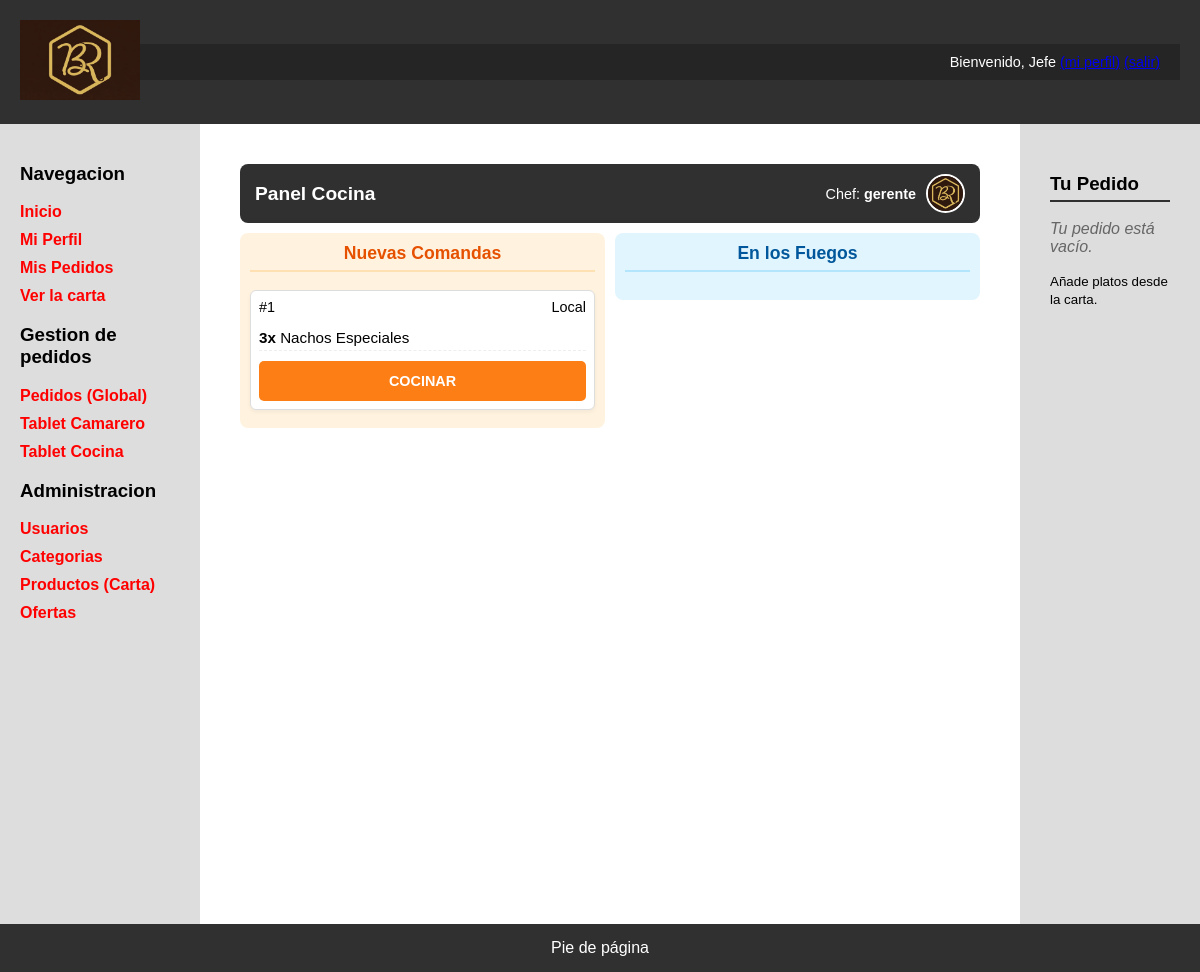
The app's page /tablet_cocina.php (signed in), older data.
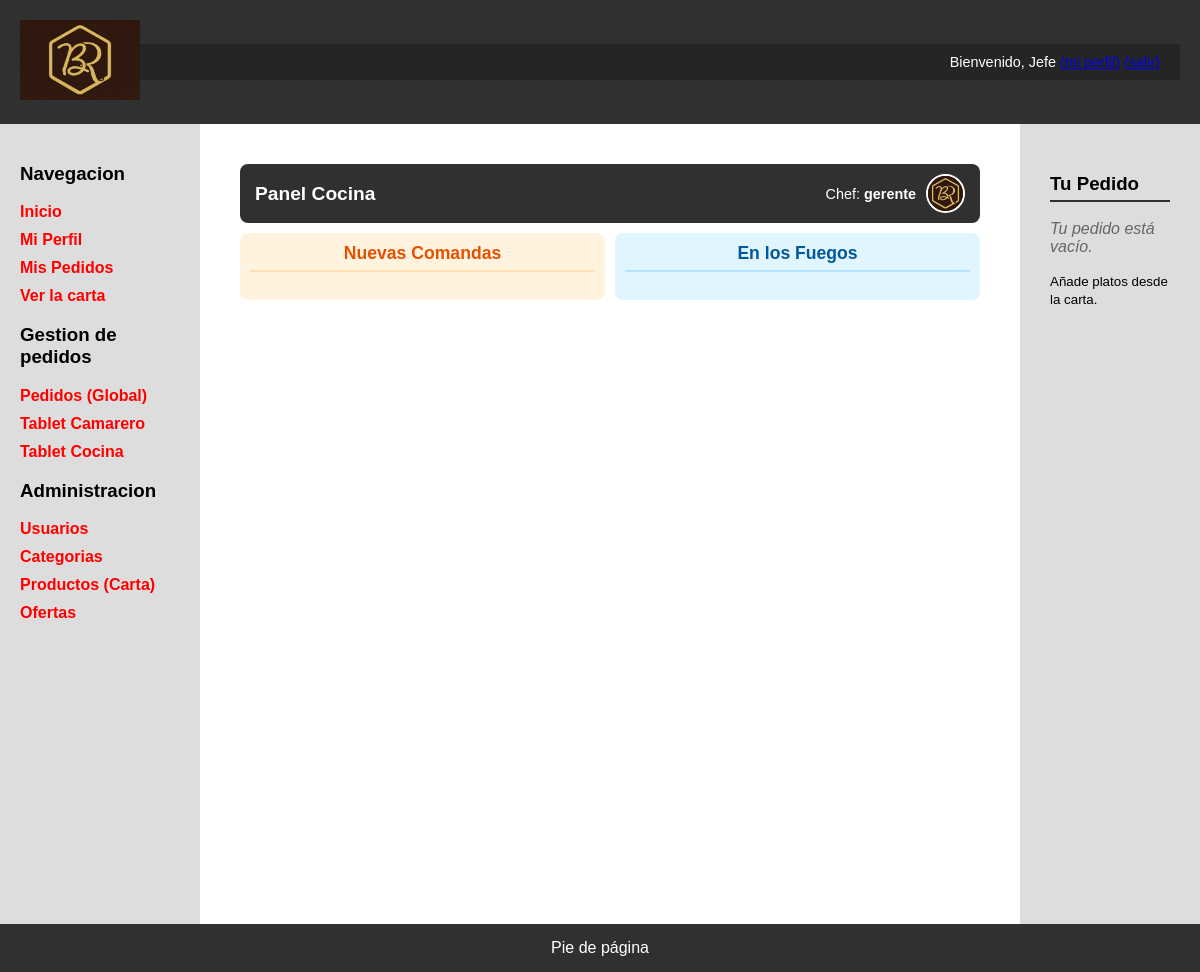
The same page, newer data.
### tables this page shows
CREATE TABLE `pedidos` (
  `id` int(11) NOT NULL,
  `id_usuario` int(11) NOT NULL,
  `numero_pedido` int(11) NOT NULL,
  `fecha` datetime DEFAULT current_timestamp(),
  `estado` enum('Recibido','En preparacion','Cocinando','Listo cocina','Terminado','Entregado','Cancelado') NOT NULL DEFAULT 'Recibido',
  `tipo` enum('Local','Llevar') NOT NULL,
  `total` decimal(10,2) NOT NULL DEFAULT 0.00,
  `id_cocinero` int(11) DEFAULT NULL
);

CREATE TABLE `pedidos_productos` (
  `id_pedido` int(11) NOT NULL,
  `id_producto` int(11) NOT NULL,
  `cantidad` int(11) NOT NULL DEFAULT 1,
  `precio_unitario` decimal(10,2) NOT NULL,
  `iva` int(11) NOT NULL,
  `estado` enum('Recibido','En preparacion','Cocinando','Listo cocina','Terminado','Entregado','Cancelado') NOT NULL DEFAULT 'En preparacion'
);

CREATE TABLE `productos` (
  `id` int(11) NOT NULL,
  `id_categoria` int(11) NOT NULL,
  `nombre` varchar(100) NOT NULL,
  `descripcion` text DEFAULT NULL,
  `precio_base` decimal(10,2) NOT NULL,
  `iva` int(11) NOT NULL DEFAULT 10,
  `disponible` tinyint(1) NOT NULL DEFAULT 1,
  `ofertado` tinyint(1) NOT NULL DEFAULT 1,
  `imagen` varchar(255) DEFAULT 'prod_default.png'
);

### includes/clases/Aplicacion.php (called while the page is built, shortened)
<?php
class Aplicacion
{
	private $bdDatosConexion;
	private $inicializada = false;
	private $conn;
	public function init($bdDatosConexion)
	{
		if (!$this->inicializada) {
			$this->bdDatosConexion = $bdDatosConexion;
			$this->inicializada = true;
		}
	}
	public function getConexionBd()
	{
		if (!$this->conn) {
			$bdHost = $this->bdDatosConexion['host'];
			$bdUser = $this->bdDatosConexion['user'];
			$bdPass = $this->bdDatosConexion['pass'];
			$bd = $this->bdDatosConexion['bd'];
			$conn = new \mysqli($bdHost, $bdUser, $bdPass, $bd);
			$this->conn = $conn;
		}
		return $this->conn;
	}
	public function ejecutarConsultaBd($sql, $tipos = null, ...$parametros)
	{
		$conn = $this->getConexionBd();
		$stmt = $conn->prepare($sql);
		if ($tipos && !empty($parametros)) {
			$stmt->bind_param($tipos, ...$parametros);
		}
		if (!$stmt->execute()) {
			echo "Error al ejecutar la consulta ({$stmt->errno}): {$stmt->error}";
			exit();
		}
		return $stmt;
	}
}

### includes/clases/pedidos/Pedido.php (called while the page is built, shortened)
<?php
class Pedido
{
    public static function porEstados(array $estados): array
    {
        $placeholders = implode(',', array_fill(0, count($estados), '?'));
        $tipos = str_repeat('s', count($estados));
        $queryPedidos = "SELECT * FROM pedidos
                         WHERE estado IN ($placeholders)
                         ORDER BY fecha ASC";
        $rs = Aplicacion::getInstance()->ejecutarConsultaBd($queryPedidos, $tipos, ...$estados)->get_result();
        $pedidos = [];
        if ($rs) {
            while ($fila = $rs->fetch_assoc()) {
                $pedidos[] = $fila;
            }
        }
        return $pedidos;
    }
    public static function detallesPedidos(array $idsPedidos): array
    {
        $idsPedidos = array_values(array_map('intval', $idsPedidos));
        $placeholders = implode(',', array_fill(0, count($idsPedidos), '?'));
        $tipos = str_repeat('i', count($idsPedidos));
        $queryProductosPedidos = "SELECT pp.id_pedido, pp.id_producto, pp.cantidad, pp.precio_unitario, pp.iva, pp.estado, p.nombre, p.imagen
                                  FROM pedidos_productos pp
                                  JOIN productos p ON pp.id_producto = p.id
                                  WHERE pp.id_pedido IN ($placeholders)";
        $rs = Aplicacion::getInstance()->ejecutarConsultaBd($queryProductosPedidos, $tipos, ...$idsPedidos)->get_result();
        $detalles = [];
        if ($rs) {
            while ($fila = $rs->fetch_assoc()) {
                $idPedido = (int)$fila['id_pedido'];
                if (!isset($detalles[$idPedido])) {
                    $detalles[$idPedido] = [];
                }
                $detalles[$idPedido][] = $fila;
            }
        }
        return $detalles;
    }
}

### includes/config.php (called while the page is built, shortened)
<?php
spl_autoload_register(function ($class) {
    $prefix = 'es\\ucm\\fdi\\aw\\';
    $base_dir = __DIR__ . '/clases/';
    $len = strlen($prefix);
    $relative_class = substr($class, $len);
    $file = $base_dir . str_replace('\\', '/', $relative_class) . '.php';
});

### tablet_cocina.php (the view, shortened to what the changed rows need)
<?php
require_once __DIR__.'/includes/config.php';
$listaPedidos = Pedido::porEstados(['En preparacion', 'Cocinando']);
$pedidos = [];
$idsPedidos = [];
if (!empty($listaPedidos)) {
    foreach ($listaPedidos as $fila) {
        $pedidos[$fila['id']] = $fila;
        $pedidos[$fila['id']]['productos'] = [];
        $idsPedidos[] = $fila['id'];
    }
}
if (!empty($idsPedidos)) {
    $detalles = Pedido::detallesPedidos($idsPedidos);
    foreach ($detalles as $idPedido => $lineas) {
        foreach ($lineas as $prod) {
            $pedidos[$idPedido]['productos'][] = $prod;
        }
    }
}
function generarTarjetaCocina($pedido, $botonTexto, $claseBoton, $siguienteEstado) {
    $htmlProductos = "";
    $esCocinando = ($pedido['estado'] === 'Cocinando');
    foreach ($pedido['productos'] as $prod) {
        $estadoP = $prod['estado'] ?? 'En preparacion';
        $tachado = ($estadoP === 'Listo cocina' || $estadoP === 'Terminado') ? 'text-decoration: line-through; color: #aaa;' : '';
        $formProducto = "";
        $htmlProductos .= "<div class='tablet-cocinero-producto-row' style='display:flex; justify-content:space-between; align-items:center;'>
                                <span style='flex:1; margin-right:10px; {$tachado}'><strong>{$prod['cantidad']}x</strong> {$prod['nombre']}</span>
                                <div>{$formProducto}</div>
                           </div>";
    }
    $rutaApp = RUTA_APP;
    $textoFooterBoton = $esCocinando ? "$botonTexto TODO" : $botonTexto;
    return <<<HTML
    <div class="tablet-cocinero-card">
        <div class="tablet-cocinero-card-header">
            <span>#{$pedido['numero_pedido']}</span>
            <span class="tablet-camarero-card-type">{$pedido['tipo']}</span>
        </div>
        <div class="tablet-cocinero-productos">
            $htmlProductos
        </div>
        <form action="$rutaApp/tablet_cocina.php" method="POST">
            <input type="hidden" name="id_pedido" value="{$pedido['id']}">
            <input type="hidden" name="nuevo_estado" value="{$siguienteEstado}">
            <button type="submit" class="tablet-cocinero-btn {$claseBoton}">
                $textoFooterBoton
            </button>
        </form>
    </div>
HTML;
}
$colNuevas = "";
$colProceso = "";
foreach ($pedidos as $p) {
    if ($p['estado'] === 'En preparacion') {
        $colNuevas .= generarTarjetaCocina($p, 'COCINAR', 'tablet-cocinero-btn--cocinar', 'Cocinando');
    } elseif ($p['estado'] === 'Cocinando') {
        $colProceso .= generarTarjetaCocina($p, 'LISTO', 'tablet-cocinero-btn--listo', 'Listo cocina');
    }
}
$nombreCocinero = $_SESSION['nombreUsuario'] ?? 'Chef';
$avatar = $_SESSION['avatar'] ?? 'default.png';
$rutaImgs = RUTA_IMGS;
$contenidoPrincipal = <<<EOS
<div class="tablet-cocinero-header">
    <h2>Panel Cocina</h2>
    <div class="tablet-camarero-user">
        <span>Chef: <strong>{$nombreCocinero}</strong></span>
        <img src="{$rutaImgs}/avatares/{$avatar}" alt="Avatar" class="tablet-camarero-avatar">
    </div>
</div>
<div class="tablet-cocinero-layout">
    <div class="tablet-cocinero-column tablet-cocinero-column--nuevas">
        <h3>Nuevas Comandas</h3>
        $colNuevas
    </div>
    <div class="tablet-cocinero-column tablet-cocinero-column--proceso">
        <h3>En los Fuegos</h3>
        $colProceso
    </div>
</div>
EOS;
require __DIR__.'/includes/vistas/plantillas/plantilla.php';

Row changes from the older to the newer data that the page shows:
no longer on this page (row edited): pedidos: numero_pedido "1", tipo "Local", estado "COCINAR"
no longer on this page (row edited): pedidos_productos: cantidad "3", id_producto.nombre "Nachos Especiales"
